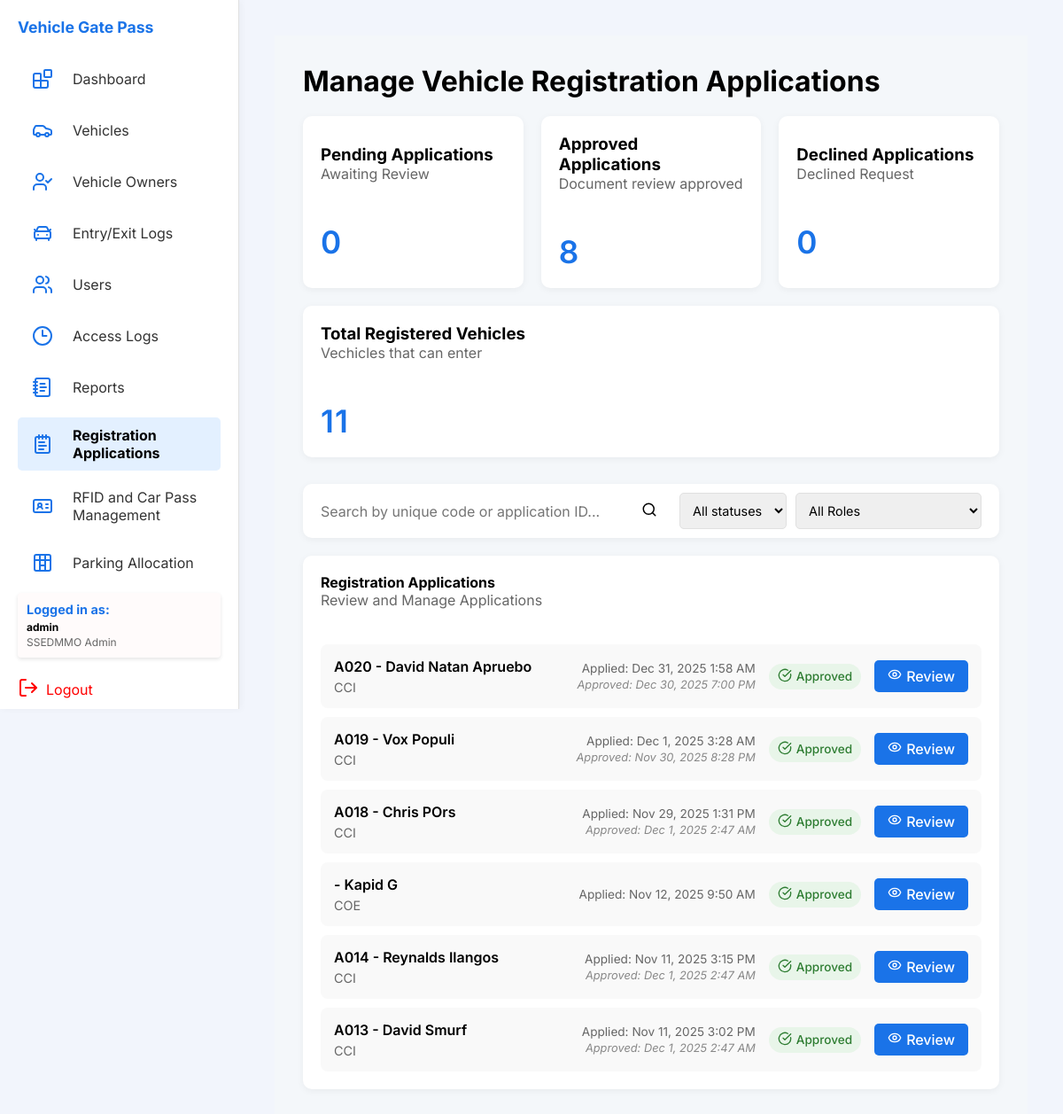
Page /php/registration_applications.php (signed in) on the earlier database version.
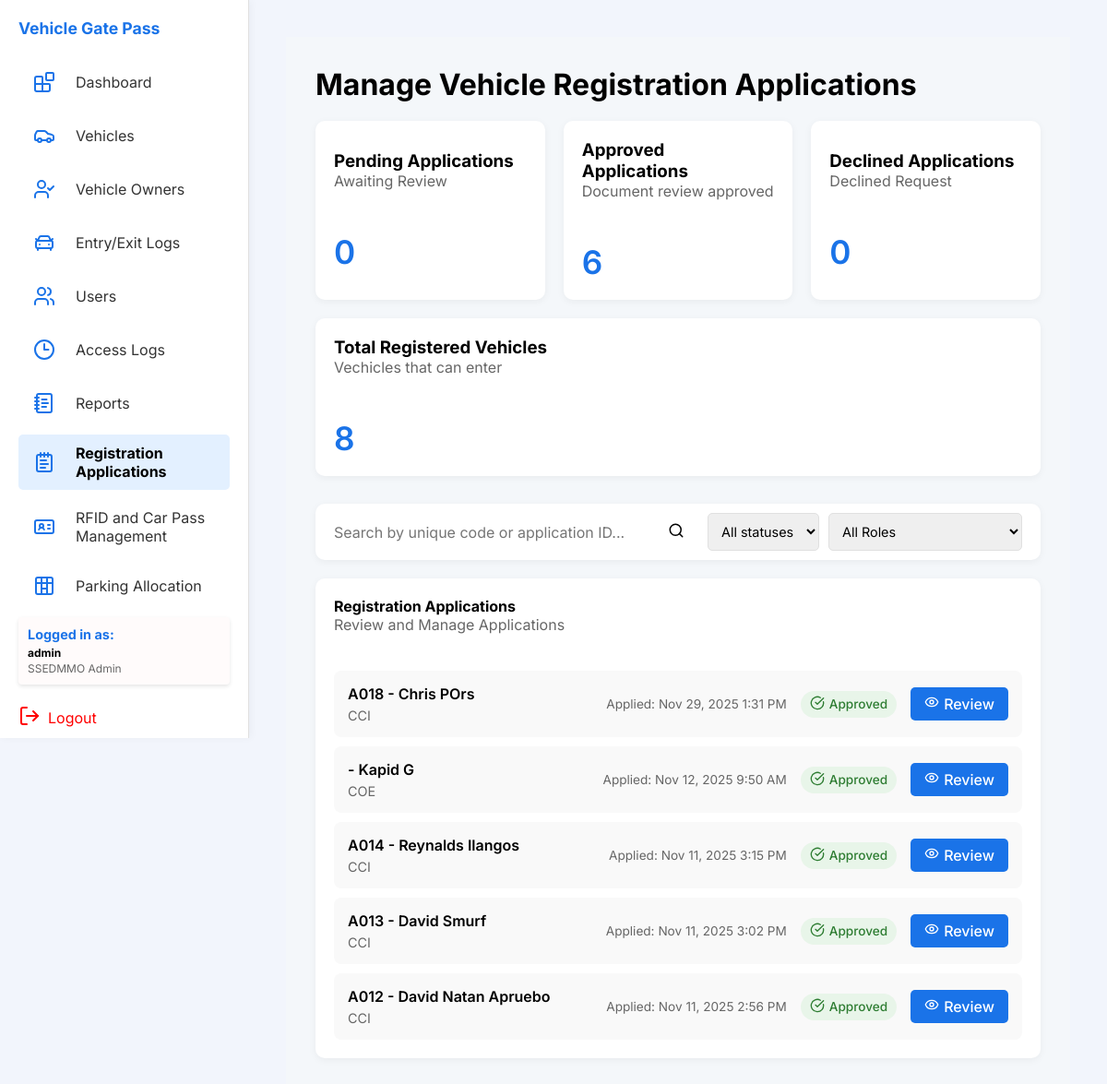
Same page on the later database version.
### tables this page shows
CREATE TABLE `applications` (
  `applicationID` int(11) NOT NULL,
  `OwnerID` varchar(10) DEFAULT NULL,
  `fName` varchar(50) DEFAULT NULL,
  `lName` varchar(50) DEFAULT NULL,
  `mName` varchar(50) DEFAULT NULL,
  `role` varchar(30) DEFAULT NULL,
  `employment_type` varchar(50) DEFAULT NULL,
  `email` varchar(100) DEFAULT NULL,
  `contact_num` varchar(20) DEFAULT NULL,
  `college` varchar(100) DEFAULT NULL,
  `course` varchar(50) DEFAULT NULL,
  `year` varchar(10) DEFAULT NULL,
  `section` varchar(10) DEFAULT NULL,
  `academicYear` varchar(20) DEFAULT NULL,
  `drivers_license` varchar(255) DEFAULT NULL,
  `plateNum` varchar(20) DEFAULT NULL,
  `vehicleType` varchar(50) DEFAULT NULL,
  `model` varchar(50) DEFAULT NULL,
  `manufacturer` varchar(50) DEFAULT NULL,
  `color` varchar(30) DEFAULT NULL,
  `cubicCapacity` int(11) DEFAULT NULL,
  `numOfWheels` int(11) DEFAULT NULL,
  `fuelType` varchar(30) DEFAULT NULL,
  `offical_receipt` varchar(255) DEFAULT NULL,
  `cert_of_registration` varchar(255) DEFAULT NULL,
  `registrationStatus` enum('pending','approved','rejected') DEFAULT 'pending',
  `applicationDate` datetime DEFAULT current_timestamp()
);

### php/registration_applications.php (the view, shortened to what the changed rows need)
<?php
$db = new Database();
$conn = $db->getConnection();
$approvedCount = 0;
$totalVehicles = 0;
$query = "SELECT COUNT(*) as count FROM applications WHERE registrationStatus = 'pending'";
$result = $conn->query($query);
if ($result && $row = $result->fetch_assoc()) {
  $pendingCount = $row['count'];
}
$query = "SELECT COUNT(*) as count FROM applications WHERE registrationStatus = 'approved'";
$result = $conn->query($query);
if ($result && $row = $result->fetch_assoc()) {
  $approvedCount = $row['count'];
}
$query = "SELECT COUNT(*) as count FROM applications WHERE registrationStatus = 'rejected'";
$result = $conn->query($query);
if ($result && $row = $result->fetch_assoc()) {
  $rejectedCount = $row['count'];
}
$query = "SELECT COUNT(*) as count FROM vehicle";
$result = $conn->query($query);
if ($result && $row = $result->fetch_assoc()) {
  $totalVehicles = $row['count'];
}
$whereConditions = [];
$whereClause = !empty($whereConditions) ? "WHERE " . implode(" AND ", $whereConditions) : "";
$query = "SELECT *, MIN(applicationID) as firstAppId,
         CASE
           WHEN registrationStatus = 'approved' THEN
             (SELECT approvalTimestamp FROM vehicleowner WHERE fName = applications.fName AND lName = applications.lName AND email = applications.email LIMIT 1)
           WHEN registrationStatus = 'rejected' THEN
             (SELECT MAX(applicationDate) FROM applications a2 WHERE a2.fName = applications.fName AND a2.lName = applications.lName AND a2.email = applications.email AND a2.registrationStatus = 'rejected')
           ELSE NULL
         END as statusTimestamp
         FROM applications $whereClause GROUP BY fName, lName, email ORDER BY applicationDate DESC";
$applications = $conn->query($query);
include_once '../includes/header.php';
?>
<main class="main">
  <h2>Manage Vehicle Registration Applications</h2>
  <div class="stats">
    <div class="card-flex">
      <div>
        <h3>Approved Applications</h3>
        <p>Document review approved</p>
        <br />
        <strong class="card-num"><?php echo $approvedCount; ?></strong>
      </div>
    </div>
    <div class="card-flex">
      <div>
        <h3>Total Registered Vehicles</h3>
        <p>Vechicles that can enter</p>
        <br />
        <strong class="card-num"><?php echo $totalVehicles; ?></strong>
      </div>
    </div>
  </div>
  <div class="grid">
    <div class="card">
      <div class="card-content">
        <div class="applications-table">
          <?php if ($applications && $applications->num_rows > 0): ?>
            <?php while ($app = $applications->fetch_assoc()): ?>
              <div class="application-row" data-role="<?php echo htmlspecialchars($app['role']); ?>">
                <div class="application-info">
                  <span
                    class="applicant-name"><?php echo htmlspecialchars($app['OwnerID'] . ' - ' . $app['fName'] . ' ' . $app['lName']); ?></span>
                  <span class="applicant-dept"><?php echo htmlspecialchars($app['college']); ?></span>
                </div>
                <div class="application-actions">
                  <div class="application-date">
                    <div>Applied:
                      <?php echo isset($app['applicationDate']) && !empty($app['applicationDate']) ? date('M j, Y g:i A', strtotime($app['applicationDate'])) : 'Date not available'; ?>
                    </div>
                    <?php if ($app['registrationStatus'] != 'pending' && !empty($app['statusTimestamp'])): ?>
                      <div class="status-date"><?php echo ucfirst($app['registrationStatus']); ?>:
                        <?php echo date('M j, Y g:i A', strtotime($app['statusTimestamp'])); ?>
                      </div>
                    <?php endif; ?>
                  </div>
                  <span class="status-badge <?php echo strtolower($app['registrationStatus']); ?>">
                    <span>
                    </span>
                    <?php echo ucfirst($app['registrationStatus']); ?>
                  </span>
                  <a href="review_application.php?id=<?php echo $app['firstAppId']; ?>" class="review-btn">
                    <span>
                    </span>
                    Review
                  </a>
                </div>
              </div>
            <?php endwhile; ?>
          <?php else: ?>
            <div class="no-applications">No applications found</div>
          <?php endif; ?>
        </div>
      </div>
    </div>
  </div>
</main>
<?php include_once '../includes/footer.php'; ?>

Differences in the rows shown:
removed applications: OwnerID+fName+lName "A020 - David Natan Apruebo", college "CCI", applicationDate "Dec 31, 2025 1:58 AM", registrationStatus "Approved", statusTimestamp "Dec 30, 2025 7:00 PM"
removed applications: OwnerID+fName+lName "A019 - Vox Populi", college "CCI", applicationDate "Dec 1, 2025 3:28 AM", registrationStatus "Approved", statusTimestamp "Nov 30, 2025 8:28 PM"
shown differently, row unchanged: applications "A018 - Chris POrs": registrationStatus "Approved" → (not shown); statusTimestamp "Dec 1, 2025 2:47 AM" → (not shown)
shown differently, row unchanged: applications "A014 - Reynalds Ilangos": registrationStatus "Approved" → (not shown); statusTimestamp "Dec 1, 2025 2:47 AM" → (not shown)
shown differently, row unchanged: applications "A013 - David Smurf": registrationStatus "Approved" → (not shown); statusTimestamp "Dec 1, 2025 2:47 AM" → (not shown)
added applications: OwnerID+fName+lName "A012 - David Natan Apruebo", college "CCI", applicationDate "Nov 11, 2025 2:56 PM", registrationStatus "Approved"
Other differences:
$approvedCount: "8" → "6"
$totalVehicles: "11" → "8"
